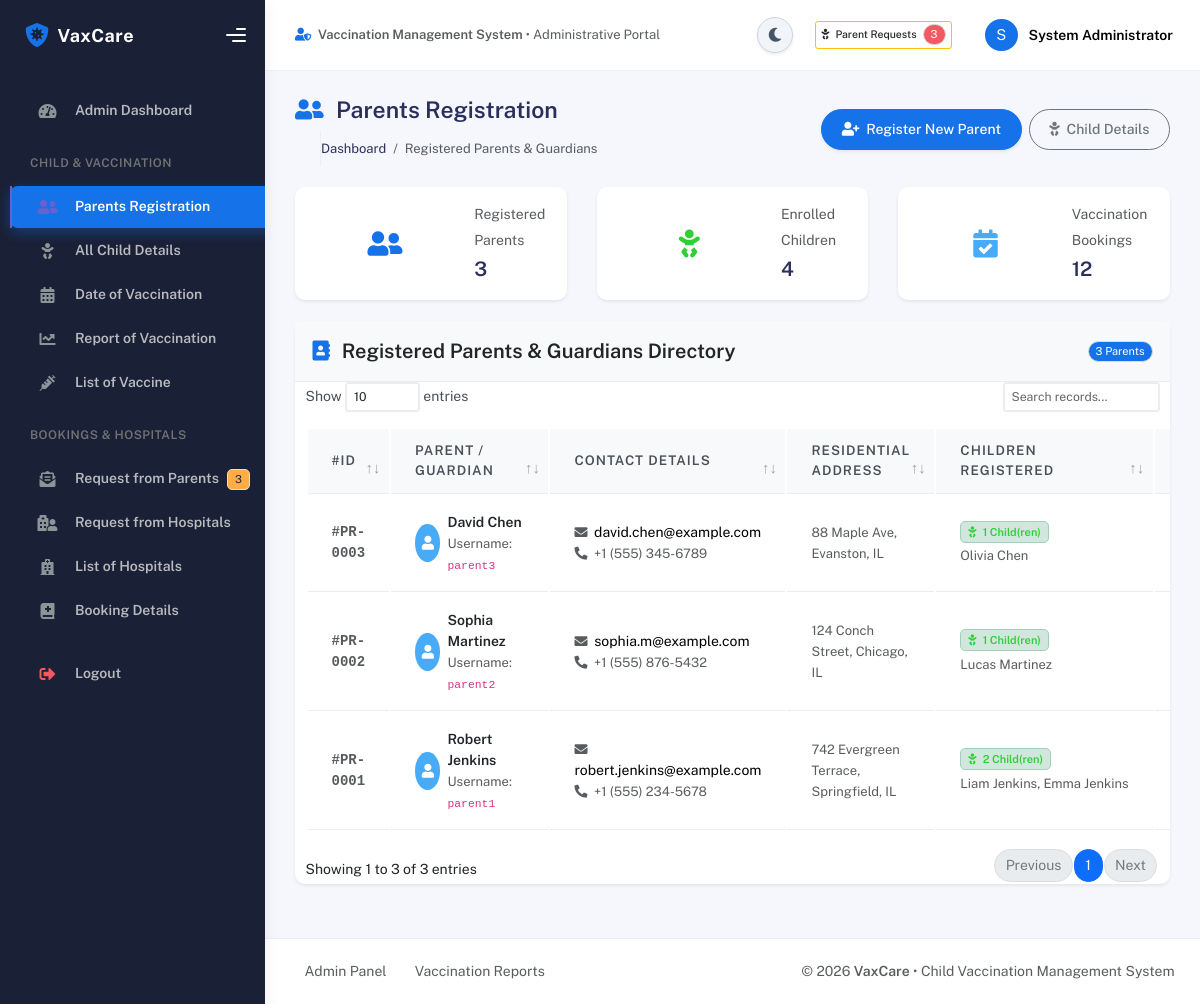
Screenshot of /admin/parents.php (signed in) with the database file from the repository.
### tables this page shows
CREATE TABLE parents (
    parent_id INT AUTO_INCREMENT PRIMARY KEY,
    role_id INT NOT NULL,
    name VARCHAR(100) NOT NULL,
    email VARCHAR(100) NOT NULL UNIQUE,
    phone VARCHAR(20),
    username VARCHAR(50) NOT NULL UNIQUE,
    password VARCHAR(255) NOT NULL,
    address TEXT,

    FOREIGN KEY (role_id)
        REFERENCES roles(role_id)
        ON UPDATE CASCADE
        ON DELETE RESTRICT
);

### admin/parents.php (the view, shortened to what this page needs)
<?php
require_once __DIR__ . '/../config/auth.php';
$parents = [];
$totalParents = 0;
$totalChildren = 0;
$totalBookings = 0;
if ($pdo) {
    try {
        $totalParents = (int)$pdo->query("SELECT COUNT(*) FROM parents")->fetchColumn();
        $totalChildren = (int)$pdo->query("SELECT COUNT(*) FROM children")->fetchColumn();
        $totalBookings = (int)$pdo->query("SELECT COUNT(*) FROM bookings")->fetchColumn();
        $stmt = $pdo->query("SELECT p.*,
            (SELECT COUNT(*) FROM children c WHERE c.parent_id = p.parent_id) as children_count,
            (SELECT GROUP_CONCAT(c.child_name SEPARATOR ', ') FROM children c WHERE c.parent_id = p.parent_id) as children_names,
            (SELECT COUNT(*) FROM bookings b JOIN children c ON b.child_id = c.child_id WHERE c.parent_id = p.parent_id) as bookings_count
            FROM parents p
            ORDER BY p.parent_id DESC");
        $parents = $stmt->fetchAll();
    } catch (Exception $e) {
        setFlash('error', 'Error loading parents: ' . $e->getMessage());
    }
}
require_once __DIR__ . '/../includes/header.php';
require_once __DIR__ . '/../includes/sidebar.php';
?>
<div class="main-panel">
    <?php require_once __DIR__ . '/../includes/navbar.php'; ?>
    <div class="container">
        <div class="page-inner">
            <div class="page-header d-flex justify-content-between align-items-center mb-4 flex-wrap gap-2">
                <div>
                    <h3 class="fw-bold mb-1"><i class="fas fa-user-friends text-primary me-2"></i> Parents Registration</h3>
                    <ul class="breadcrumbs mb-0 ps-0 list-unstyled d-flex gap-2 text-muted small">
                        <li><a href="index.php" class="text-decoration-none">Dashboard</a></li>
                        <li>/</li>
                        <li class="active">Registered Parents & Guardians</li>
                    </ul>
                </div>
                <div class="d-flex align-items-center gap-2">
                    <button type="button" class="btn btn-primary btn-round shadow-sm" data-bs-toggle="modal" data-bs-target="#addParentModal">
                        <i class="fas fa-user-plus me-1"></i> Register New Parent
                    </button>
                    <a href="children.php" class="btn btn-outline-secondary btn-round">
                        <i class="fas fa-baby me-1"></i> Child Details
                    </a>
                </div>
            </div>
            <div class="row g-3 mb-4">
                <div class="col-sm-6 col-md-4">
                    <div class="card card-stats card-round shadow-sm mb-0">
                        <div class="card-body">
                            <div class="d-flex align-items-center">
                                <div class="icon-big text-center text-primary me-3">
                                    <i class="fas fa-user-friends fs-2"></i>
                                </div>
                                <div>
                                    <p class="card-category text-muted mb-0 small">Registered Parents</p>
                                    <h4 class="card-title fw-bold mb-0"><?= $totalParents ?></h4>
                                </div>
                            </div>
                        </div>
                    </div>
                </div>
                <div class="col-sm-6 col-md-4">
                    <div class="card card-stats card-round shadow-sm mb-0">
                        <div class="card-body">
                            <div class="d-flex align-items-center">
                                <div class="icon-big text-center text-success me-3">
                                    <i class="fas fa-baby fs-2"></i>
                                </div>
                                <div>
                                    <p class="card-category text-muted mb-0 small">Enrolled Children</p>
                                    <h4 class="card-title fw-bold mb-0"><?= $totalChildren ?></h4>
                                </div>
                            </div>
                        </div>
                    </div>
                </div>
                <div class="col-sm-6 col-md-4">
                    <div class="card card-stats card-round shadow-sm mb-0">
                        <div class="card-body">
                            <div class="d-flex align-items-center">
                                <div class="icon-big text-center text-info me-3">
                                    <i class="fas fa-calendar-check fs-2"></i>
                                </div>
                                <div>
                                    <p class="card-category text-muted mb-0 small">Vaccination Bookings</p>
                                    <h4 class="card-title fw-bold mb-0"><?= $totalBookings ?></h4>
                                </div>
                            </div>
                        </div>
                    </div>
                </div>
            </div>
            <div class="card card-round shadow-sm">
                <div class="card-header bg-light d-flex justify-content-between align-items-center">
                    <div class="card-title text-dark">
                        <i class="fas fa-address-book text-primary me-2"></i> Registered Parents & Guardians Directory
                    </div>
                    <span class="badge bg-primary rounded-pill"><?= count($parents) ?> Parents</span>
                </div>
                <div class="card-body p-0">
                    <div class="table-responsive">
                        <table class="table table-hover datatable-custom align-middle mb-0">
                            <thead class="table-light">
                                <tr>
                                    <th>#ID</th>
                                    <th>Parent / Guardian</th>
                                    <th>Contact Details</th>
                                    <th>Residential Address</th>
                                    <th>Children Registered</th>
                                    <th>Bookings</th>
                                </tr>
                            </thead>
                            <tbody>
                                <?php if (!empty($parents)): ?>
                                    <?php foreach ($parents as $p): ?>
                                        <tr>
                                            <td class="font-monospace fw-bold text-muted">
                                                #PR-<?= str_pad($p['parent_id'], 4, '0', STR_PAD_LEFT) ?>
                                            </td>
                                            <td>
                                                <div class="d-flex align-items-center">
                                                    <div class="avatar-circle me-2 bg-info text-white">
                                                        <i class="fas fa-user"></i>
                                                    </div>
                                                    <div>
                                                        <div class="fw-bold text-dark"><?= htmlspecialchars($p['name']) ?></div>
                                                        <small class="text-muted">Username: <code><?= htmlspecialchars($p['username']) ?></code></small>
                                                    </div>
                                                </div>
                                            </td>
                                            <td>
                                                <div><i class="fas fa-envelope text-muted me-1 small"></i> <?= htmlspecialchars($p['email']) ?></div>
                                                <small class="text-muted"><i class="fas fa-phone-alt text-muted me-1 small"></i> <?= htmlspecialchars($p['phone'] ?: 'N/A') ?></small>
                                            </td>
                                            <td>
                                                <small class="text-muted"><?= htmlspecialchars($p['address'] ?: 'Not provided') ?></small>
                                            </td>
                                            <td>
                                                <?php if ($p['children_count'] > 0): ?>
                                                    <span class="badge bg-success-subtle text-success border border-success-subtle fw-bold mb-1">
                                                        <i class="fas fa-baby me-1"></i> <?= $p['children_count'] ?> Child(ren)
                                                    </span>
                                                    <div class="small text-muted text-truncate" style="max-width: 200px;" title="<?= htmlspecialchars($p['children_names']) ?>">
                                                        <?= htmlspecialchars($p['children_names']) ?>
                                                    </div>
                                                <?php else: ?>
                                                    <span class="badge bg-secondary-subtle text-secondary small">No children yet</span>
                                                <?php endif; ?>
                                            </td>
                                            <td>
                                            </td>
                                        </tr>
                                    <?php endforeach; ?>
                                <?php endif; ?>
                            </tbody>
                        </table>
                    </div>
                </div>
            </div>
        </div>
    </div>
<?php require_once __DIR__ . '/../includes/footer.php'; ?>

### includes/header.php (style rules this page uses)
.table th { font-weight: 600; color: #495057; background-color: #f8f9fa; }
.card-stats .icon-big { font-size: 2.2rem; min-height: 60px; display: flex; align-items: center; justify-content: center; }
.avatar-circle { width: 38px; height: 38px; border-radius: 50%; background: #1572e8; color: #fff; display: flex; align-items: center; justify-content: center; font-weight: bold; }
.table-hover tbody tr { transition: background-color 0.2s ease; }

### rows the page displays
parents: parent_id "0003", name "David Chen", username "parent3", email "david.chen@example.com", phone "+1 (555) 345-6789", address "88 Maple Ave, Evanston, IL", children_count "1", children_names "Olivia Chen"
parents: parent_id "0002", name "Sophia Martinez", username "parent2", email "sophia.m@example.com", phone "+1 (555) 876-5432", address "124 Conch Street, Chicago, IL", children_count "1", children_names "Lucas Martinez"
parents: parent_id "0001", name "Robert Jenkins", username "parent1", email "robert.jenkins@example.com", phone "+1 (555) 234-5678", address "742 Evergreen Terrace, Springfield, IL", children_count "2", children_names "Liam Jenkins, Emma Jenkins"

### other values shown
$pendingRequestsCount "3"
substr($currentAdmin['name'] ?? 'A', 0, 1) "S"
$currentAdmin['name'] "System Administrator"
$totalParents "3"
$totalChildren "4"
$totalBookings "12"
count($parents) "3"
